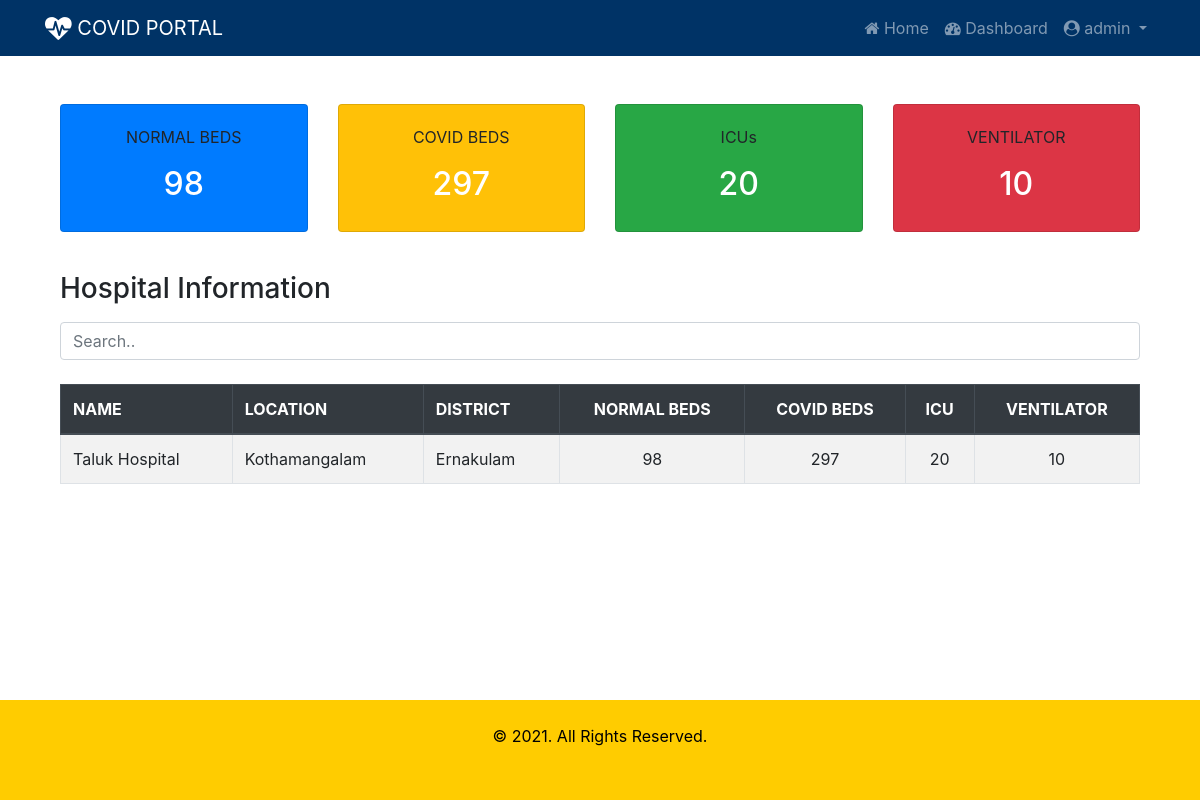
/beds/ (signed in), run on the app's committed database.
### beds/models.py (models this page shows, shortened)
class Hospital(models.Model):
    sc = (
    ('gov', 'Government'),
    ('prv', 'Private')
    )
    name = models.CharField(max_length=50)
    location = models.CharField(max_length=50)
    district = models.CharField(max_length=2, choices=dt)
    phone = models.CharField(max_length=12)
    sector = models.CharField(max_length=3, choices=sc)
    covid_beds = models.IntegerField()
    normal_beds = models.IntegerField()
    icu_beds = models.IntegerField()
    ventilator = models.IntegerField()
    user = models.OneToOneField(User, on_delete=models.CASCADE, blank=True, null=True)

### beds/views.py (the view)
# urls.py: path('', views.index, name='index'),
def index(request):
    normal_beds = Hospital.objects.aggregate(total=Sum('normal_beds'))
    covid_beds = Hospital.objects.aggregate(total=Sum('covid_beds'))
    icu = Hospital.objects.aggregate(total=Sum('icu_beds'))
    ventilator = Hospital.objects.aggregate(total=Sum('ventilator'))
    page = request.GET.get('page', 1)
    hospital_list = Hospital.objects.all()
    paginator = Paginator(hospital_list, 5)
    try:
        hospitals = paginator.page(page)
    except PageNotAnInteger:
        hospitals = paginator.page(1)
    except EmptyPage:
        hospitals = paginator.page(paginator.num_pages)
    context = {
        'normal_beds': normal_beds,
        'covid_beds': covid_beds,
        'icu': icu,
        'ventilator': ventilator,
        'hospitals': hospitals
    }
    return render(request, 'beds/summary.html', context)

### beds/templates/beds/summary.html (shortened to what this page needs)
{% extends 'beds/index.html' %}
{% block content %}
<div class="container mt-4 pt-4 pb-4">
  <div class="card-deck">
    <div class="card bg-primary">
      <div class="card-body text-center">
        <p class="card-text">NORMAL BEDS</p>
        <h2 class="text-white">{{ normal_beds.total }}</h2>
      </div>
    </div>
    <div class="card bg-warning">
      <div class="card-body text-center">
        <p class="card-text">COVID BEDS</p>
        <h2 class="text-white">{{ covid_beds.total }}</h2>
      </div>
    </div>
    <div class="card bg-success">
      <div class="card-body text-center">
        <p class="card-text">ICUs</p>
        <h2 class="text-white">{{ icu.total }}</h2>
      </div>
    </div>
    <div class="card bg-danger">
      <div class="card-body text-center">
        <p class="card-text">VENTILATOR</p>
        <h2 class="text-white">{{ ventilator.total }}</h2>
      </div>
    </div>
  </div>
</div>
<div class="container mt-3">
  <h3 class="mb-3">Hospital Information</h3>
  <input class="form-control" id="myInput" type="text" placeholder="Search..">
  <br>
  <table class="table table-bordered table-striped table-hover">
    <thead class="thead-dark">
      <tr>
        <th>NAME</th>
        <th>LOCATION</th>
        <th>DISTRICT</th>
        <th class="text-center">NORMAL BEDS</th>
        <th class="text-center">COVID BEDS</th>
        <th class="text-center">ICU</th>
        <th class="text-center">VENTILATOR</th>
      </tr>
    </thead>
    <tbody id="myTable">
      {% for hospital in hospitals %}
        <tr>
          <td>{{ hospital.name }}</td>
          <td>{{ hospital.location}}</td>
          <td>{{ hospital.get_district_display}}</td>
          <td class="text-center">{{ hospital.normal_beds}}</td>
          <td class="text-center">{{ hospital.covid_beds}}</td>
          <td class="text-center">{{ hospital.icu_beds}}</td>
          <td class="text-center">{{ hospital.ventilator}}</td>
        </tr>
      {% endfor %}
    </tbody>
  </table>
  <div style="height:120px;"></div>
</div>
{% endblock %}

### beds/templates/beds/index.html (shortened to what this page needs)
{% load static %}
<!DOCTYPE html>
<html lang="en">
<head>
  <link rel="stylesheet" href="https://cdnjs.cloudflare.com/ajax/libs/font-awesome/4.7.0/css/font-awesome.min.css">
  <link rel="stylesheet" href="https://maxcdn.bootstrapcdn.com/bootstrap/4.5.2/css/bootstrap.min.css">
  <link rel="stylesheet" href="{% static 'beds/css/style.css'%}">
</head>
<body>
<nav class="navbar navbar-expand-sm bg-navy navbar-dark">
  <div class="container">
    <a class="navbar-brand" href="#"><i class="fa fa-heartbeat fa-lg"></i> COVID PORTAL</a>
    {% if user.is_authenticated %}
      <ul class="navbar-nav">
        <li class="nav-item">
          <a class="nav-link" href="{% url 'index' %}"><i class="fa fa-home"></i> Home </a>
        </li>
        <li class="nav-item">
          <a class="nav-link" href="{% url 'dashboard' %}"><i class="fa fa-dashboard"></i> Dashboard </a>
        </li>
       <li class="nav-item dropdown">
         <a class="nav-link dropdown-toggle" href="#" id="navbardrop" data-toggle="dropdown">
           <i class="fa fa-user-circle"></i> {{ user.username }}
         </a>
       </li>
      </ul>
    {% endif %}
  </div>
</nav>
<div class="container">
  {% block content %}
  {% endblock %}
</div>
<footer class="footer" style="position:fixed; bottom:0; width:100%;">
  <div class="container-fluid p-4" >
    <p class="text-center"> &copy; 2021. All Rights Reserved.</p>
  </div>
</footer>
</body>
</html>

### beds/static/beds/css/style.css (style rules this page uses)
.bg-navy { background-color: #003366; color: white; }
.footer { background-color: #ffcc00; color: black; height: 100px; }

### data on the page
Hospital: name "Taluk Hospital", location "Kothamangalam", district "Ernakulam", normal_beds "98", covid_beds "297", icu_beds "20", ventilator "10"

### other printed values
{{ user.username }} "admin"
{{ normal_beds.total }} "98"
{{ covid_beds.total }} "297"
{{ icu.total }} "20"
{{ ventilator.total }} "10"
